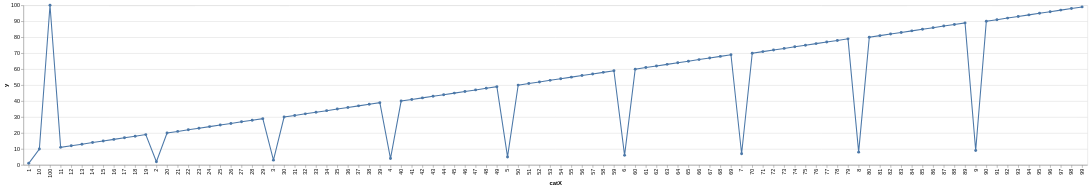

Express this chart as Vega-Lite.
### Vega-Lite specification from a JSON file in a GitHub repository (floating-point values rounded to 4 significant figures)
{"$schema": "https://vega.github.io/schema/vega-lite/v5.json", "data": {"values": [{"catX": "1", "x": 1, "y": 1}, {"catX": "2", "x": 2, "y": 2}, {"catX": "3", "x": 3, "y": 3}, {"catX": "4", "x": 4, "y": 4}, {"catX": "5", "x": 5, "y": 5}, {"catX": "6", "x": 6, "y": 6}, {"catX": "7", "x": 7, "y": 7}, {"catX": "8", "x": 8, "y": 8}, {"catX": "9", "x": 9, "y": 9}, {"catX": "10", "x": 10, "y": 10}, {"catX": "11", "x": 11, "y": 11}, {"catX": "12", "x": 12, "y": 12}, {"catX": "13", "x": 13, "y": 13}, {"catX": "14", "x": 14, "y": 14}, {"catX": "15", "x": 15, "y": 15}, {"catX": "16", "x": 16, "y": 16}, {"catX": "17", "x": 17, "y": 17}, {"catX": "18", "x": 18, "y": 18}, {"catX": "19", "x": 19, "y": 19}, {"catX": "20", "x": 20, "y": 20}, {"catX": "21", "x": 21, "y": 21}, {"catX": "22", "x": 22, "y": 22}, {"catX": "23", "x": 23, "y": 23}, {"catX": "24", "x": 24, "y": 24}, {"catX": "25", "x": 25, "y": 25}, {"catX": "26", "x": 26, "y": 26}, {"catX": "27", "x": 27, "y": 27}, {"catX": "28", "x": 28, "y": 28}, {"catX": "29", "x": 29, "y": 29}, {"catX": "30", "x": 30, "y": 30}, {"catX": "31", "x": 31, "y": 31}, {"catX": "32", "x": 32, "y": 32}, {"catX": "33", "x": 33, "y": 33}, {"catX": "34", "x": 34, "y": 34}, {"catX": "35", "x": 35, "y": 35}, {"catX": "36", "x": 36, "y": 36}, {"catX": "37", "x": 37, "y": 37}, {"catX": "38", "x": 38, "y": 38}, {"catX": "39", "x": 39, "y": 39}, {"catX": "40", "x": 40, "y": 40}, {"catX": "41", "x": 41, "y": 41}, {"catX": "42", "x": 42, "y": 42}, {"catX": "43", "x": 43, "y": 43}, {"catX": "44", "x": 44, "y": 44}, {"catX": "45", "x": 45, "y": 45}, {"catX": "46", "x": 46, "y": 46}, {"catX": "47", "x": 47, "y": 47}, {"catX": "48", "x": 48, "y": 48}, {"catX": "49", "x": 49, "y": 49}, {"catX": "50", "x": 50, "y": 50}, {"catX": "51", "x": 51, "y": 51}, {"catX": "52", "x": 52, "y": 52}, {"catX": "53", "x": 53, "y": 53}, {"catX": "54", "x": 54, "y": 54}, {"catX": "55", "x": 55, "y": 55}, {"catX": "56", "x": 56, "y": 56}, {"catX": "57", "x": 57, "y": 57}, {"catX": "58", "x": 58, "y": 58}, {"catX": "59", "x": 59, "y": 59}, {"catX": "60", "x": 60, "y": 60}, {"catX": "61", "x": 61, "y": 61}, {"catX": "62", "x": 62, "y": 62}, {"catX": "63", "x": 63, "y": 63}, {"catX": "64", "x": 64, "y": 64}, {"catX": "65", "x": 65, "y": 65}, {"catX": "66", "x": 66, "y": 66}, {"catX": "67", "x": 67, "y": 67}, {"catX": "68", "x": 68, "y": 68}, {"catX": "69", "x": 69, "y": 69}, {"catX": "70", "x": 70, "y": 70}, {"catX": "71", "x": 71, "y": 71}, {"catX": "72", "x": 72, "y": 72}, {"catX": "73", "x": 73, "y": 73}, {"catX": "74", "x": 74, "y": 74}, {"catX": "75", "x": 75, "y": 75}, {"catX": "76", "x": 76, "y": 76}, {"catX": "77", "x": 77, "y": 77}, {"catX": "78", "x": 78, "y": 78}, {"catX": "79", "x": 79, "y": 79}, {"catX": "80", "x": 80, "y": 80}, {"catX": "81", "x": 81, "y": 81}, {"catX": "82", "x": 82, "y": 82}, {"catX": "83", "x": 83, "y": 83}, {"catX": "84", "x": 84, "y": 84}, {"catX": "85", "x": 85, "y": 85}, {"catX": "86", "x": 86, "y": 86}, {"catX": "87", "x": 87, "y": 87}, {"catX": "88", "x": 88, "y": 88}, {"catX": "89", "x": 89, "y": 89}, {"catX": "90", "x": 90, "y": 90}, {"catX": "91", "x": 91, "y": 91}, {"catX": "92", "x": 92, "y": 92}, {"catX": "93", "x": 93, "y": 93}, {"catX": "94", "x": 94, "y": 94}, {"catX": "95", "x": 95, "y": 95}, {"catX": "96", "x": 96, "y": 96}, {"catX": "97", "x": 97, "y": 97}, {"catX": "98", "x": 98, "y": 98}, {"catX": "99", "x": 99, "y": 99}, {"catX": "100", "x": 100, "y": 100}]}, "encoding": {"x": {"field": "catX", "type": "ordinal"}, "y": {"field": "y", "type": "quantitative"}}, "mark": {"point": true, "type": "line"}}
